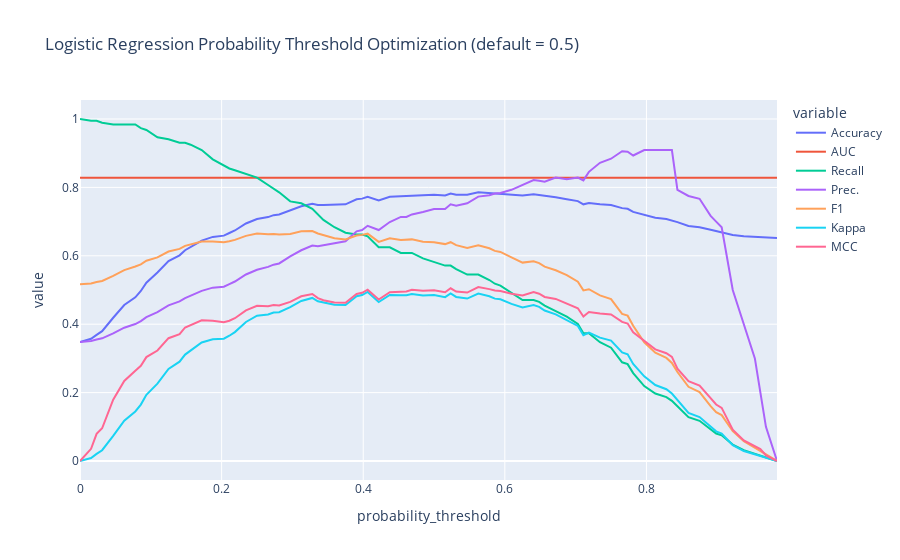

Source (notebook cell):
### Code cell
opt = pcc.optimize_threshold(best, optimize='Accuracy')
pcc.plot_model(opt, plot = 'confusion_matrix')
#Using accuracy optimization, the model minimizes false positives at the expense of false negatives
